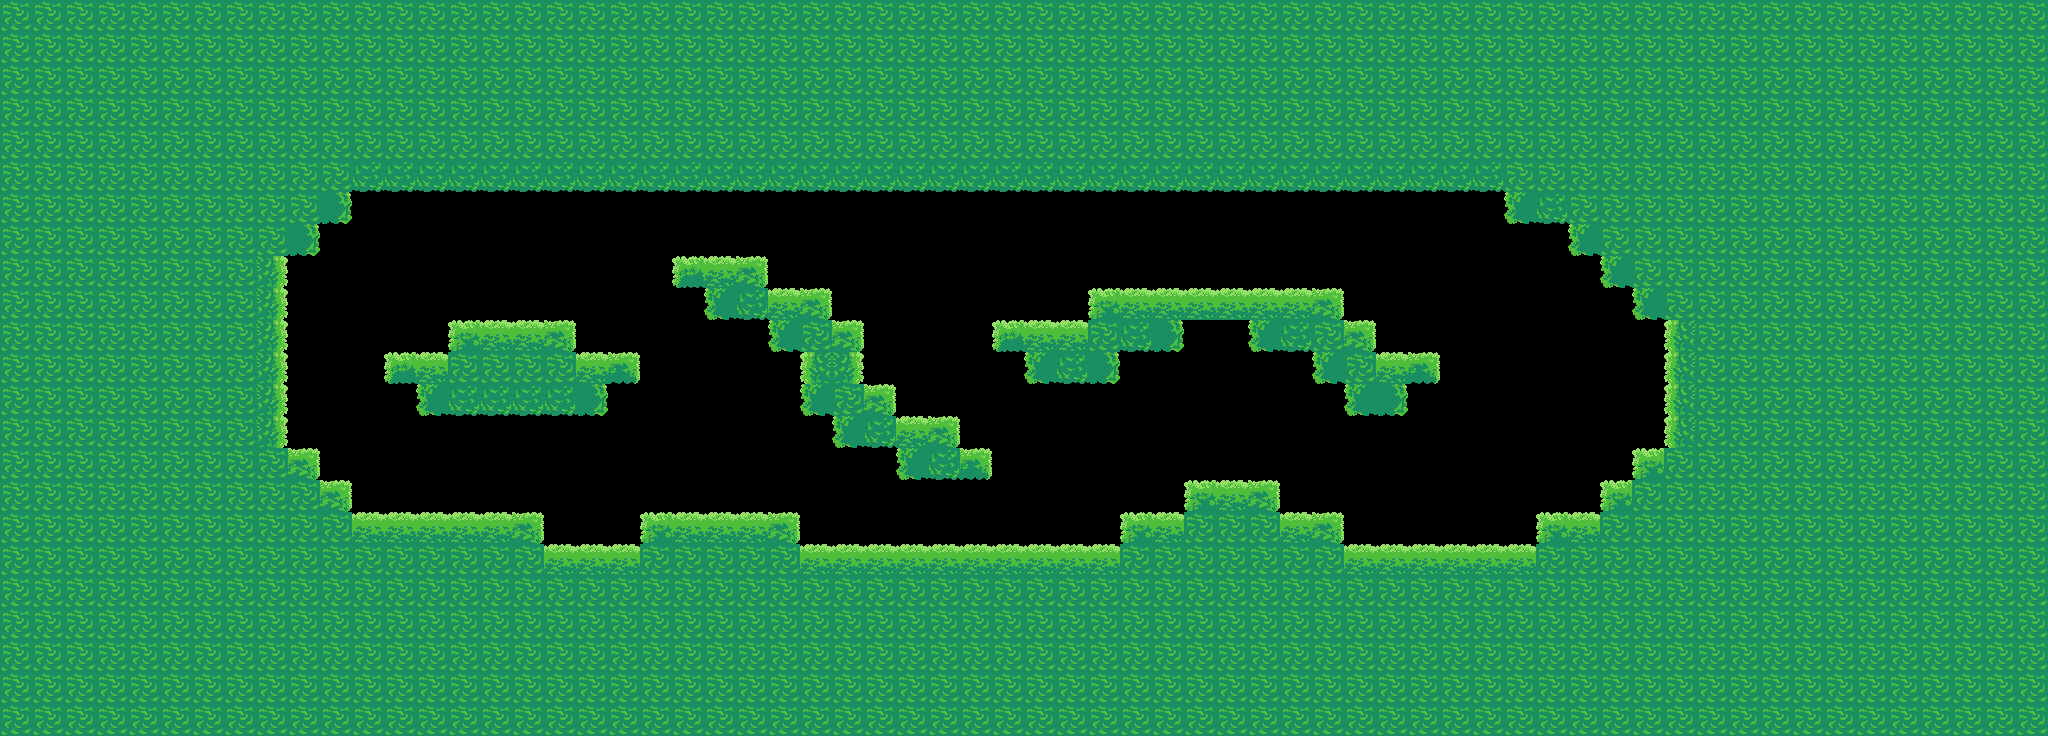

Below is a game level as drawn by its tile map, then a one-line description and the .tmx file that defines it, in full:
An orthogonal 64x23 tile map with 32x32 px tiles, 2 tile layers (Background, Level) and 14 objects (5x SmallB, 4x Coin, 3x Juice, Player, Win).

<map version="1.10" tiledversion="1.12.2" orientation="orthogonal" renderorder="right-down" width="64" height="23" tilewidth="32" tileheight="32" infinite="0" nextlayerid="4" nextobjectid="15">
 <tileset firstgid="1" source="SDL3_tiles.tsx" />
 <layer id="1" name="Background" width="64" height="23">
  <data encoding="csv">
6,6,6,6,6,6,6,6,6,6,6,6,6,6,6,6,6,6,6,6,6,6,6,6,6,6,6,6,6,6,6,6,6,6,6,6,6,6,6,6,6,6,6,6,6,6,6,6,6,6,6,6,6,6,6,6,6,6,6,6,6,6,6,6,
6,6,6,6,6,6,6,6,6,6,6,6,6,6,6,6,6,6,6,6,6,6,6,6,6,6,6,6,6,6,6,6,6,6,6,6,6,6,6,6,6,6,6,6,6,6,6,6,6,6,6,6,6,6,6,6,6,6,6,6,6,6,6,6,
6,6,6,6,6,6,6,6,6,6,6,6,6,6,6,6,6,6,6,6,6,6,6,6,6,6,6,6,6,6,6,6,6,6,6,6,6,6,6,6,6,6,6,6,6,6,6,6,6,6,6,6,6,6,6,6,6,6,6,6,6,6,6,6,
6,6,6,6,6,6,6,6,6,6,6,6,6,6,6,6,6,6,6,6,6,6,6,6,6,6,6,6,6,6,6,6,6,6,6,6,6,6,6,6,6,6,6,6,6,6,6,6,6,6,6,6,6,6,6,6,6,6,6,6,6,6,6,6,
6,6,6,6,6,6,6,6,6,6,6,6,6,6,6,6,6,6,6,6,6,6,6,6,6,6,6,6,6,6,6,6,6,6,6,6,6,6,6,6,6,6,6,6,6,6,6,6,6,6,6,6,6,6,6,6,6,6,6,6,6,6,6,6,
6,6,6,6,6,6,6,6,6,6,0,0,0,0,0,0,0,0,0,0,0,0,0,0,0,0,0,0,0,0,0,0,0,0,0,0,0,0,0,0,0,0,0,0,0,0,0,0,6,6,6,6,6,6,6,6,6,6,6,6,6,6,6,6,
6,6,6,6,6,6,6,6,6,0,0,0,0,0,0,0,0,0,0,0,0,0,0,0,0,0,0,0,0,0,0,0,0,0,0,0,0,0,0,0,0,0,0,0,0,0,0,0,0,0,6,6,6,6,6,6,6,6,6,6,6,6,6,6,
6,6,6,6,6,6,6,6,0,0,0,0,0,0,0,0,0,0,0,0,0,0,0,0,0,0,0,0,0,0,0,0,0,0,0,0,0,0,0,0,0,0,0,0,0,0,0,0,0,0,0,6,6,6,6,6,6,6,6,6,6,6,6,6,
6,6,6,6,6,6,6,6,0,0,0,0,0,0,0,0,0,0,0,0,0,0,0,0,0,0,0,0,0,0,0,0,0,0,0,0,0,0,0,0,0,0,0,0,0,0,0,0,0,0,0,0,6,6,6,6,6,6,6,6,6,6,6,6,
6,6,6,6,6,6,6,6,0,0,0,0,0,0,0,0,0,0,0,0,0,0,0,0,0,0,0,0,0,0,0,0,0,0,0,0,0,0,0,0,0,0,0,0,0,0,0,0,0,0,0,0,0,6,6,6,6,6,6,6,6,6,6,6,
6,6,6,6,6,6,6,6,0,0,0,0,0,0,0,0,0,0,0,0,0,0,0,0,0,0,0,0,0,0,0,0,0,0,0,0,0,0,0,0,0,0,0,0,0,0,0,0,0,0,0,0,0,6,6,6,6,6,6,6,6,6,6,6,
6,6,6,6,6,6,6,6,0,0,0,0,0,0,0,0,0,0,0,0,0,0,0,0,0,0,0,0,0,0,0,0,0,0,0,0,0,0,0,0,0,0,0,0,0,0,0,0,0,0,0,0,0,6,6,6,6,6,6,6,6,6,6,6,
6,6,6,6,6,6,6,6,0,0,0,0,0,0,0,0,0,0,0,0,0,0,0,0,0,0,0,0,0,0,0,0,0,0,0,0,0,0,0,0,0,0,0,0,0,0,0,0,0,0,0,0,0,6,6,6,6,6,6,6,6,6,6,6,
6,6,6,6,6,6,6,6,0,0,0,0,0,0,0,0,0,0,0,0,0,0,0,0,0,0,0,0,0,0,0,0,0,0,0,0,0,0,0,0,0,0,0,0,0,0,0,0,0,0,0,0,0,6,6,6,6,6,6,6,6,6,6,6,
6,6,6,6,6,6,6,6,0,0,0,0,0,0,0,0,0,0,0,0,0,0,0,0,0,0,0,0,0,0,0,0,0,0,0,0,0,0,0,0,0,0,0,0,0,0,0,0,0,0,0,0,0,6,6,6,6,6,6,6,6,6,6,6,
6,6,6,6,6,6,6,6,0,0,0,0,0,0,0,0,0,0,0,0,0,0,0,0,0,0,0,0,0,0,0,0,0,0,0,0,0,0,0,0,0,0,0,0,0,0,0,0,0,0,0,0,6,6,6,6,6,6,6,6,6,6,6,6,
6,6,6,6,6,6,6,6,6,6,0,0,0,0,0,0,0,0,0,0,0,0,0,0,0,0,0,0,0,0,0,0,0,0,0,0,0,0,6,0,0,0,0,0,0,0,0,0,0,0,0,6,6,6,6,6,6,6,6,6,6,6,6,6,
6,6,6,6,6,6,6,6,6,6,6,6,6,6,6,6,0,0,0,0,0,0,0,0,0,0,0,0,0,0,0,0,0,0,0,0,6,6,6,6,6,0,0,0,0,0,0,0,0,6,6,6,6,6,6,6,6,6,6,6,6,6,6,6,
6,6,6,6,6,6,6,6,6,6,6,6,6,6,6,6,6,6,6,6,6,6,6,6,6,6,6,6,6,6,6,6,6,6,6,6,6,6,6,6,6,6,6,6,6,6,6,6,6,6,6,6,6,6,6,6,6,6,6,6,6,6,6,6,
6,6,6,6,6,6,6,6,6,6,6,6,6,6,6,6,6,6,6,6,6,6,6,6,6,6,6,6,6,6,6,6,6,6,6,6,6,6,6,6,6,6,6,6,6,6,6,6,6,6,6,6,6,6,6,6,6,6,6,6,6,6,6,6,
6,6,6,6,6,6,6,6,6,6,6,6,6,6,6,6,6,6,6,6,6,6,6,6,6,6,6,6,6,6,6,6,6,6,6,6,6,6,6,6,6,6,6,6,6,6,6,6,6,6,6,6,6,6,6,6,6,6,6,6,6,6,6,6,
6,6,6,6,6,6,6,6,6,6,6,6,6,6,6,6,6,6,6,6,6,6,6,6,6,6,6,6,6,6,6,6,6,6,6,6,6,6,6,6,6,6,6,6,6,6,6,6,6,6,6,6,6,6,6,6,6,6,6,6,6,6,6,6,
6,6,6,6,6,6,6,6,6,6,6,6,6,6,6,6,6,6,6,6,6,6,6,6,6,6,6,6,6,6,6,6,6,6,6,6,6,6,6,6,6,6,6,6,6,6,6,6,6,6,6,6,6,6,6,6,6,6,6,6,6,6,6,6
</data>
 </layer>
 <layer id="2" name="Level" width="64" height="23">
  <data encoding="csv">
0,0,0,0,0,0,0,0,0,0,0,0,0,0,0,0,0,0,0,0,0,0,0,0,0,0,0,0,0,0,0,0,0,0,0,0,0,0,0,0,0,0,0,0,0,0,0,0,0,0,0,0,0,0,0,0,0,0,0,0,0,0,0,0,
0,0,0,0,0,0,0,0,0,0,0,0,0,0,0,0,0,0,0,0,0,0,0,0,0,0,0,0,0,0,0,0,0,0,0,0,0,0,0,0,0,0,0,0,0,0,0,0,0,0,0,0,0,0,0,0,0,0,0,0,0,0,0,0,
0,0,0,0,0,0,0,0,0,0,0,0,0,0,0,0,0,0,0,0,0,0,0,0,0,0,0,0,0,0,0,0,0,0,0,0,0,0,0,0,0,0,0,0,0,0,0,0,0,0,0,0,0,0,0,0,0,0,0,0,0,0,0,0,
0,0,0,0,0,0,0,0,0,0,0,0,0,0,0,0,0,0,0,0,0,0,0,0,0,0,0,0,0,0,0,0,0,0,0,0,0,0,0,0,0,0,0,0,0,0,0,0,0,0,0,0,0,0,0,0,0,0,0,0,0,0,0,0,
0,0,0,0,0,0,0,0,0,0,0,0,0,0,0,0,0,0,0,0,0,0,0,0,0,0,0,0,0,0,0,0,0,0,0,0,0,0,0,0,0,0,0,0,0,0,0,0,0,0,0,0,0,0,0,0,0,0,0,0,0,0,0,0,
0,0,0,0,0,0,0,0,0,0,6,2,2,2,2,2,2,2,2,2,2,2,2,2,2,2,2,2,2,2,2,2,2,2,2,2,2,2,2,2,2,2,2,2,2,2,2,6,0,0,0,0,0,0,0,0,0,0,0,0,0,0,0,0,
0,0,0,0,0,0,0,0,0,6,12,0,0,0,0,0,0,0,0,0,0,0,0,0,0,0,0,0,0,0,0,0,0,0,0,0,0,0,0,0,0,0,0,0,0,0,0,8,2,6,0,0,0,0,0,0,0,0,0,0,0,0,0,0,
0,0,0,0,0,0,0,0,6,12,0,0,0,0,0,0,0,0,0,0,0,0,0,0,0,0,0,0,0,0,0,0,0,0,0,0,0,0,0,0,0,0,0,0,0,0,0,0,0,8,6,0,0,0,0,0,0,0,0,0,0,0,0,0,
0,0,0,0,0,0,0,0,4,0,0,0,0,0,0,0,0,0,0,0,0,7,5,13,0,0,0,0,0,0,0,0,0,0,0,0,0,0,0,0,0,0,0,0,0,0,0,0,0,0,8,6,0,0,0,0,0,0,0,0,0,0,0,0,
0,0,0,0,0,0,0,0,4,0,0,0,0,0,0,0,0,0,0,0,0,0,8,2,5,13,0,0,0,0,0,0,0,0,9,5,5,5,5,5,5,13,0,0,0,0,0,0,0,0,0,8,6,0,0,0,0,0,0,0,0,0,0,0,
0,0,0,0,0,0,0,0,4,0,0,0,0,0,9,5,5,13,0,0,0,0,0,0,8,6,13,0,0,0,0,7,5,5,6,2,12,0,0,8,2,6,13,0,0,0,0,0,0,0,0,0,3,0,0,0,0,0,0,0,0,0,0,0,
0,0,0,0,0,0,0,0,4,0,0,0,7,5,6,6,6,6,5,11,0,0,0,0,0,3,4,0,0,0,0,0,8,2,12,0,0,0,0,0,0,8,6,5,11,0,0,0,0,0,0,0,3,0,0,0,0,0,0,0,0,0,0,0,
0,0,0,0,0,0,0,0,4,0,0,0,0,8,2,2,2,2,12,0,0,0,0,0,0,8,6,13,0,0,0,0,0,0,0,0,0,0,0,0,0,0,8,12,0,0,0,0,0,0,0,0,3,0,0,0,0,0,0,0,0,0,0,0,
0,0,0,0,0,0,0,0,4,0,0,0,0,0,0,0,0,0,0,0,0,0,0,0,0,0,8,2,5,13,0,0,0,0,0,0,0,0,0,0,0,0,0,0,0,0,0,0,0,0,0,0,3,0,0,0,0,0,0,0,0,0,0,0,
0,0,0,0,0,0,0,0,6,13,0,0,0,0,0,0,0,0,0,0,0,0,0,0,0,0,0,0,8,2,11,0,0,0,0,0,0,0,0,0,0,0,0,0,0,0,0,0,0,0,0,9,6,0,0,0,0,0,0,0,0,0,0,0,
0,0,0,0,0,0,0,0,6,6,13,0,0,0,0,0,0,0,0,0,0,0,0,0,0,0,0,0,0,0,0,0,0,0,0,0,0,9,5,13,0,0,0,0,0,0,0,0,0,0,9,6,0,0,0,0,0,0,0,0,0,0,0,0,
0,0,0,0,0,0,0,0,0,0,6,5,5,5,5,5,13,0,0,0,9,5,5,5,13,0,0,0,0,0,0,0,0,0,0,9,5,6,0,6,5,13,0,0,0,0,0,0,9,5,6,0,0,0,0,0,0,0,0,0,0,0,0,0,
0,0,0,0,0,0,0,0,0,0,0,0,0,0,0,0,6,5,5,5,6,6,6,6,6,5,5,5,5,5,5,5,5,5,5,6,0,0,0,0,0,6,5,5,5,5,5,5,6,0,0,0,0,0,0,0,0,0,0,0,0,0,0,0,
0,0,0,0,0,0,0,0,0,0,0,0,0,0,0,0,0,0,0,0,0,0,0,0,0,0,0,0,0,0,0,0,0,0,0,0,0,0,0,0,0,0,0,0,0,0,0,0,0,0,0,0,0,0,0,0,0,0,0,0,0,0,0,0,
0,0,0,0,0,0,0,0,0,0,0,0,0,0,0,0,0,0,0,0,0,0,0,0,0,0,0,0,0,0,0,0,0,0,0,0,0,0,0,0,0,0,0,0,0,0,0,0,0,0,0,0,0,0,0,0,0,0,0,0,0,0,0,0,
0,0,0,0,0,0,0,0,0,0,0,0,0,0,0,0,0,0,0,0,0,0,0,0,0,0,0,0,0,0,0,0,0,0,0,0,0,0,0,0,0,0,0,0,0,0,0,0,0,0,0,0,0,0,0,0,0,0,0,0,0,0,0,0,
0,0,0,0,0,0,0,0,0,0,0,0,0,0,0,0,0,0,0,0,0,0,0,0,0,0,0,0,0,0,0,0,0,0,0,0,0,0,0,0,0,0,0,0,0,0,0,0,0,0,0,0,0,0,0,0,0,0,0,0,0,0,0,0,
0,0,0,0,0,0,0,0,0,0,0,0,0,0,0,0,0,0,0,0,0,0,0,0,0,0,0,0,0,0,0,0,0,0,0,0,0,0,0,0,0,0,0,0,0,0,0,0,0,0,0,0,0,0,0,0,0,0,0,0,0,0,0,0
</data>
 </layer>
 <objectgroup id="3" name="GameObjects">
  <object id="1" name="Player" type="Player" x="337.487" y="298.721" />
  <object id="2" name="M1" type="Juice" x="580.34" y="261.096" />
  <object id="3" name="B1" type="Coin" x="589.461" y="472.025" />
  <object id="4" name="B2" type="Coin" x="848.277" y="236.013" />
  <object id="5" name="B3" type="Coin" x="1424.06" y="263.376" />
  <object id="6" name="M2" type="Juice" x="1086.57" y="454.923" />
  <object id="7" name="Win" type="Win" x="1581.4" y="380.813" />
  <object id="8" name="S1" type="SmallB" x="1608.76" y="417.298" />
  <object id="9" name="S2" type="SmallB" x="1624.72" y="360.29" />
  <object id="10" name="S3" type="SmallB" x="1551.75" y="410.457" />
  <object id="11" name="S4" type="SmallB" x="1564.3" y="332.926" />
  <object id="12" name="S5" type="SmallB" x="1534.65" y="363.71" />
  <object id="13" name="M3" type="Juice" x="1112.79" y="229.172" />
  <object id="14" name="B4" type="Coin" x="1425.2" y="486.847" />
 </objectgroup>
</map>
